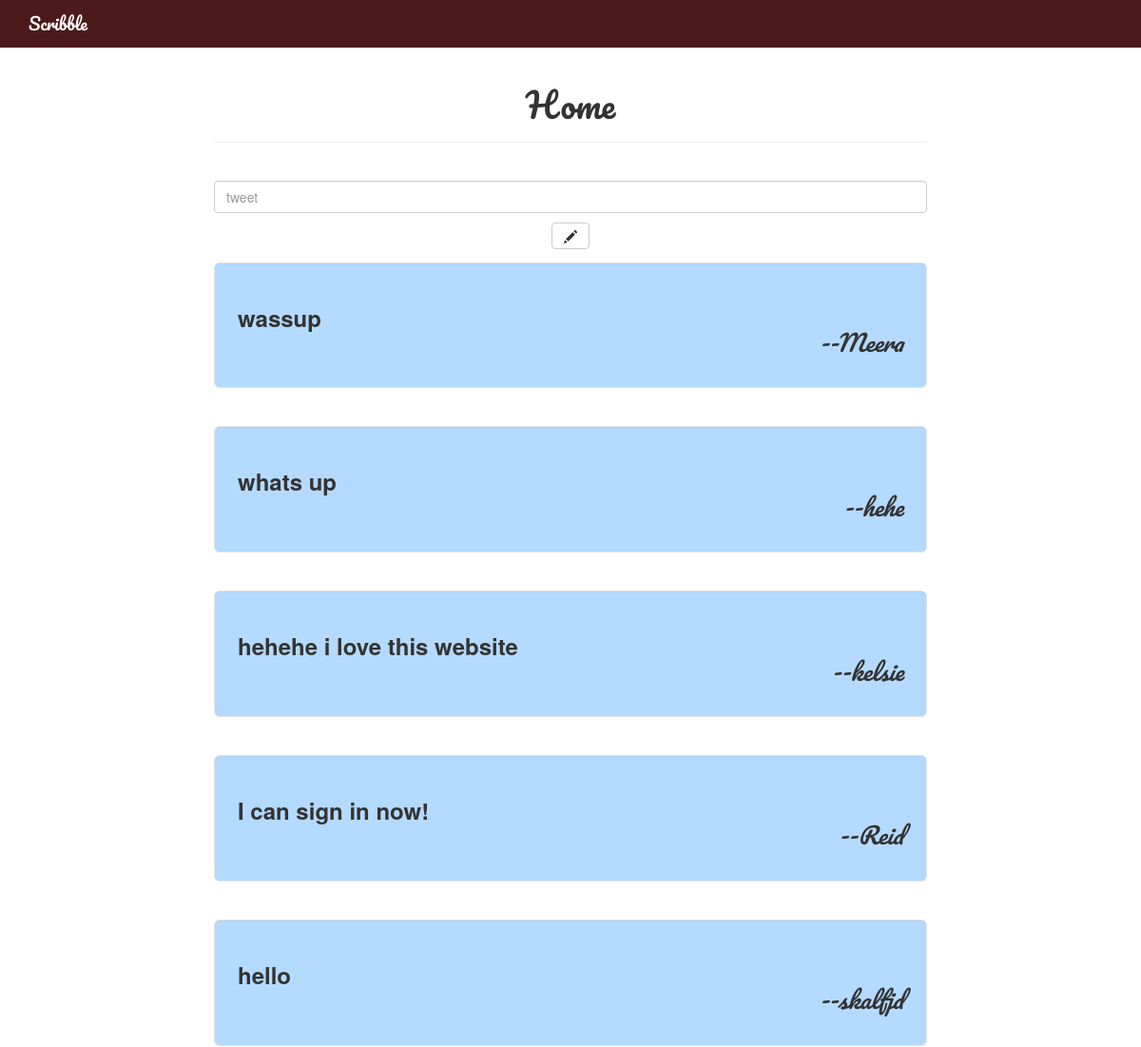
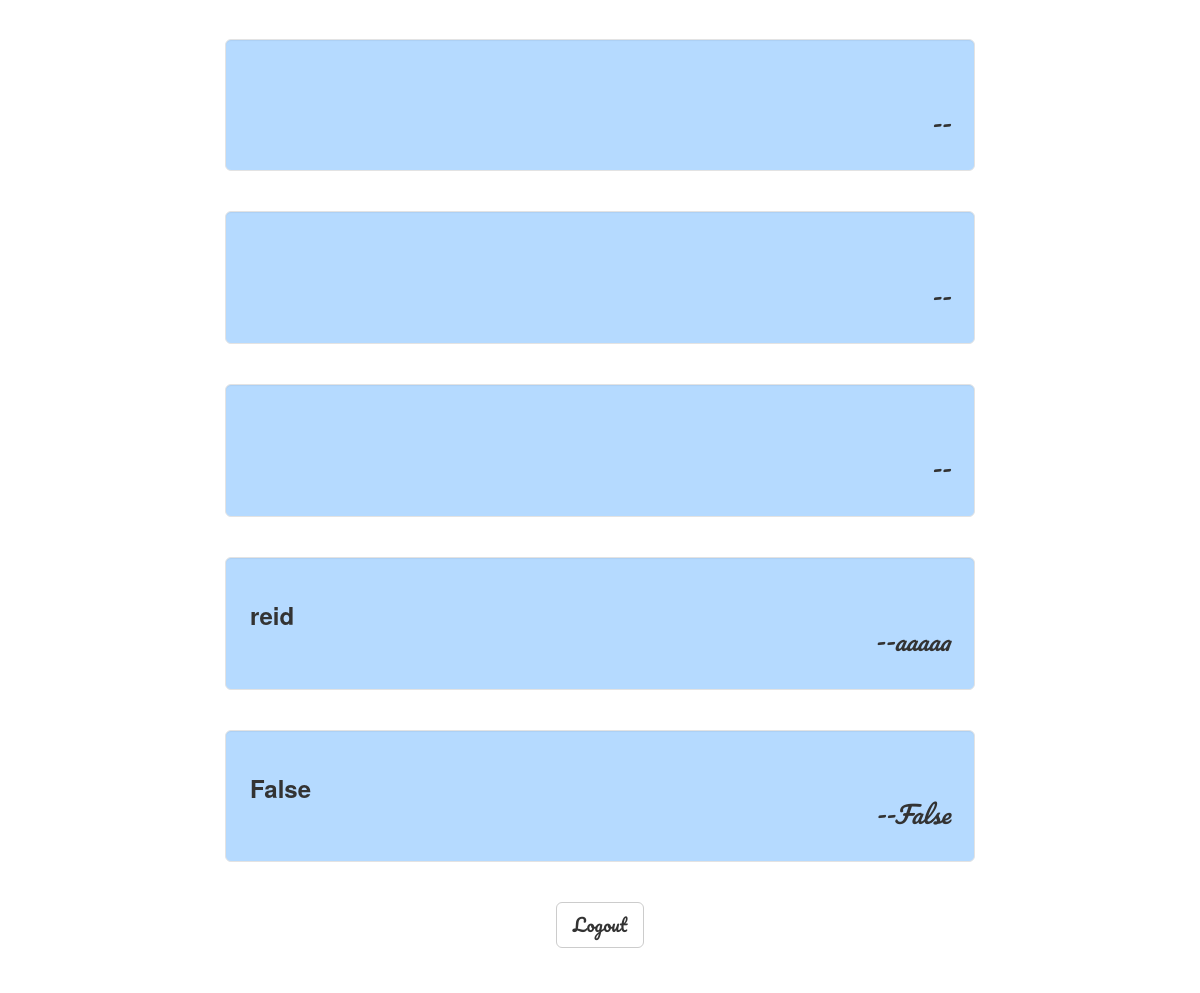
Page /twit/feed on the earlier database version (2 pictures, top to bottom).
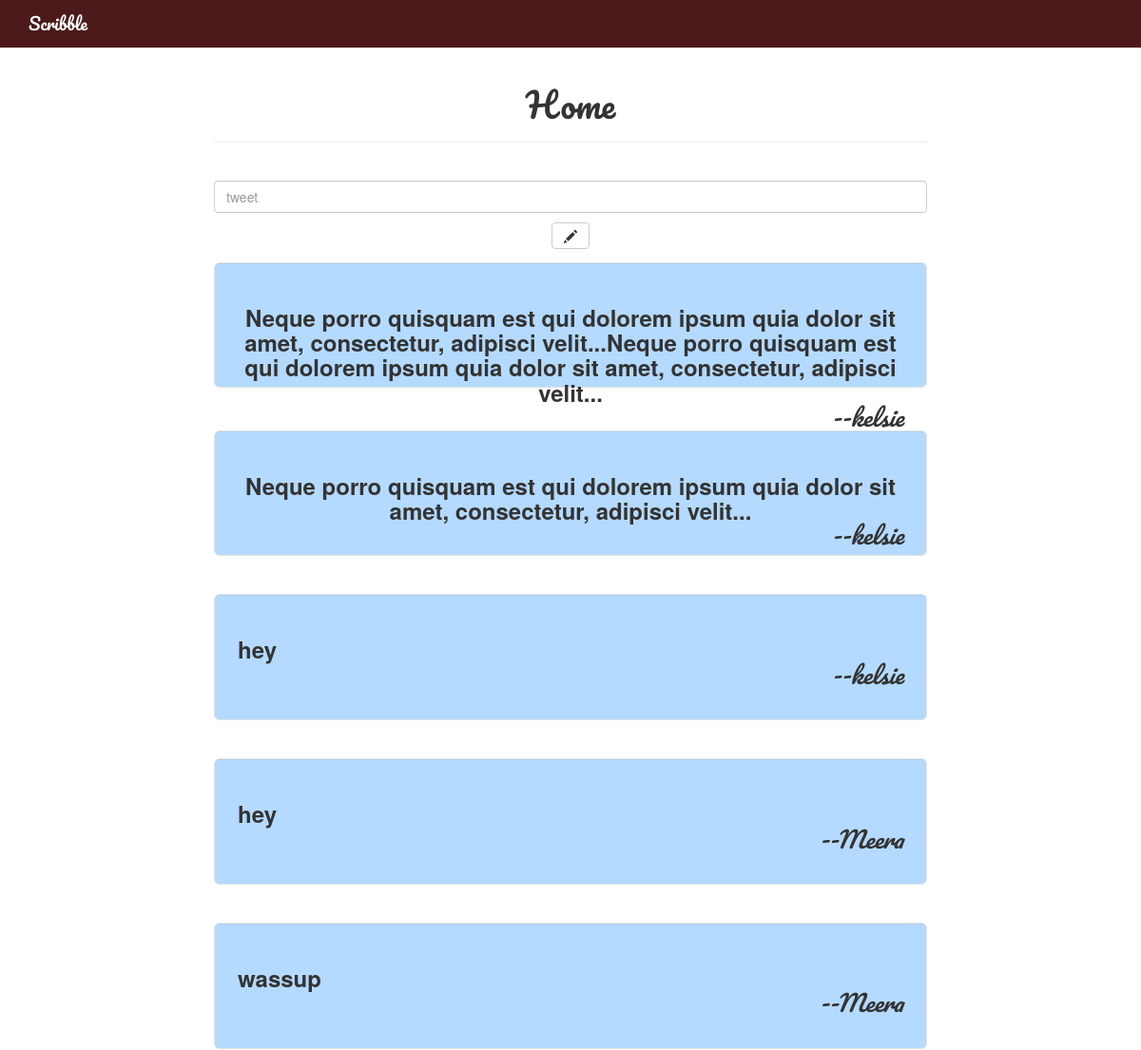
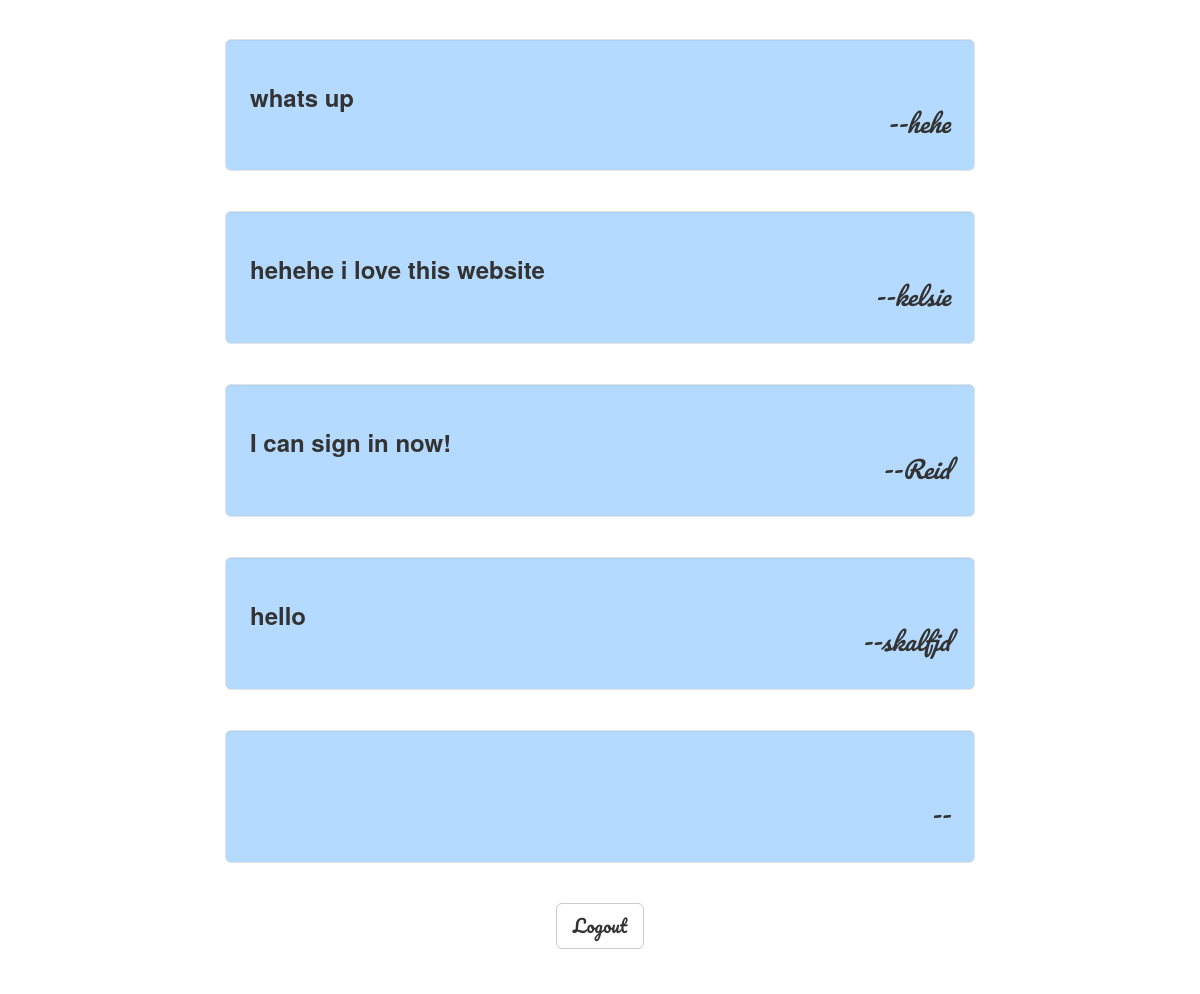
Same page on the later database version (2 pictures, top to bottom).
### twit/models.py (models this page shows, shortened)
class Tweet(models.Model):
    text = models.CharField(max_length=140)
    date = models.DateTimeField('date published')
    name = models.CharField(max_length=12)

### twit/views.py (the view, shortened to what this page needs)
def home(request):
    twit_list = Tweet.objects.order_by('-date')[:10]
    context = { 'twit_list' : twit_list }
    return render(request, 'twit/index.html', context)

### twit/templates/twit/index.html (shortened to what this page needs)
<html>
<head>
        <link rel="stylesheet" href="https://maxcdn.bootstrapcdn.com/bootstrap/3.3.1/css/bootstrap.min.css">
</head>
<body>
        <nav class="navbar navbar-default navbar-fixed-top" role="navigation" style="background-color:4C1A1A">
                <div class = "container">
                        <div class = "navbar-header">
                                <a class="navbar-brand title-style"href="https://github.com/ARKilgore/DjangoTwitterClone" style="color:white">Scribble</a>
                        </div>
                </div>
        </nav>
        <div class="content container" style="margin-top:50px" >
                <div class="row">
                        <div class="col-md-2"></div>
                        <div class="col-md-8"style="text-align:center">
                                <div class="page-header">
                                        <h1 style="font-family: 'Pacifico', cursive;">Home</h1>
                                </div>
                            <br>
                                        <form action="{% url 'tweet'  %}" method="POST">
                                                <input name="twit_text" class="form-control" type="text" placeholder="tweet" ></input>
                                                <Button type="submit" id="scrollButton"  class="btn btn-default" style="margin-top:10px"><span class="glyphicon glyphicon-pencil" aria-hidden="true"></span></Button>
                                        </form>
                        </div>
                </div>
                        {% if twit_list %}
                        {% for twit in twit_list %}
                        <div class="row">
                                <div class="col-md-2"></div>
                                <div class="col-md-8"style="text-align:center">
                                        <div class="well well-lg" style="background-color:B5DAFF">
                                                <h3>
                                                        <strong class="pull-left">
                                                                {{ twit.text }}
                                                        </strong>
                                                        <br>
                                                        <em class="pull-right" style="font-family: 'Pacifico', cursive;">--{{ twit.name }}</em>
                                                        <br>
                                                </h3>
                                        </div>
                                        <br>
                                </div>
                        </div>
                                {% endfor %}
                        {% else %}
                        <h1>There are no tweets!</h1>
                        {% endif %}
                </div>
        <div class = "content container" style="text-align:center">
                <div style="margin-bottom:45px">
                        <a href="{% url 'leave' %}" class="btn btn-default btn-lg" style="font-family: 'Pacifico', cursive;" >Logout</a>
                </div>
        </div>
</body>
</html>

### twit/templates/twit/index.html (style rules this page uses)
.title-style { color: white; font-family: 'Pacifico', cursive; }
.btn { font-family: 'Pacifico', cursive; }

Differences in the rows shown:
no longer on this page (row unchanged): Tweet: text "reid", name "aaaaa"
no longer on this page (row unchanged): Tweet: text "False", name "False"
added Tweet: text "Neque porro quisquam est qui dolorem ipsum quia dolor sit amet, consectetur, adipisci velit...Neque porro quisquam est qui dolorem ipsum quia dolor sit amet, consectetur, adipisci velit...", name "kelsie"
added Tweet: text "Neque porro quisquam est qui dolorem ipsum quia dolor sit amet, consectetur, adipisci velit...", name "kelsie"
added Tweet: text "hey", name "kelsie"
added Tweet: text "hey", name "Meera"
